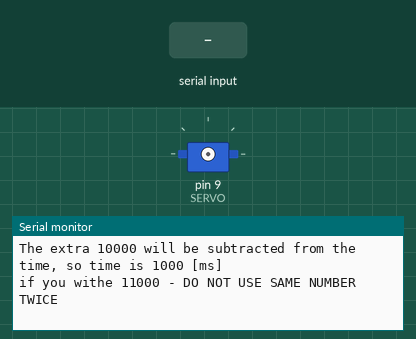
Simulated run of this sketch. Board: Arduino Uno, built with avr-gcc and run on an emulated ATmega328P. Parts: servo, the last lines printed to the serial monitor. Wiring (inferred from the names in the program): servo: signal pin 9. The inputs (shaded band) are chosen by the test bench. Servo pulses on a pin are drawn as a servo (544–2400 µs = 0–180°).

Above: at 1.4 s.
1.5 s: "90,45\n" received over Serial
At 2.7 s:
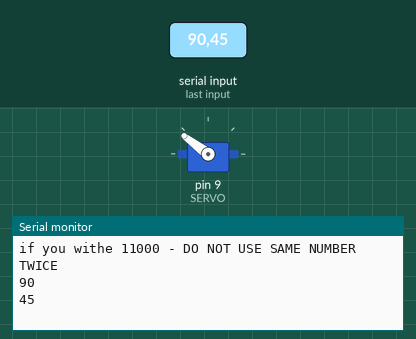
3.0 s: "30,150\n" received over Serial
At 4.4 s:
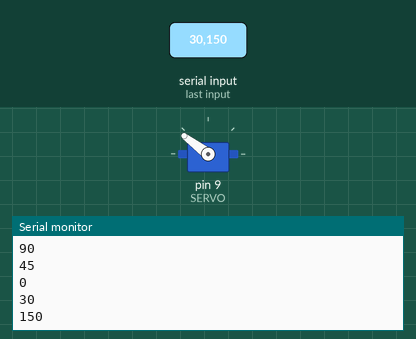
Timing chart, 0 to 6.0 s (numbered marks = the images above; inputs shaded):
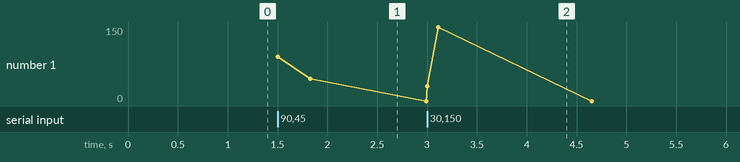

Measured:
- after the input at 1.5 s, the serial monitor: prints a new line at once (image 1)
- after the input at 3.0 s, the serial monitor: prints a new line at once (image 2)

The sketch:

Servo_360_cmd.ino
```cpp
#define SERVO 9
int rotations = 0;
int old_rotations = 0;
int pulseWidth = 2000;
int incomingByte=0;

/***************************************/
// SETUP
/***************************************/
void setup() {
    pinMode(SERVO,OUTPUT);
    digitalWrite(SERVO,LOW);
    //***********************************
    //Serial connection 9600 Baud
    //***********************************
    Serial.begin(9600);
    Serial.println("Ready");
    Serial.println("Give servo number of pulses e.g. ");
    Serial.println("100 for 100 pulses)");
    Serial.println("To ajust pulsewidth which determine the direction of rotation");
    Serial.println("set 11000[ms] for fast CCW or 12000[ms] for fast CW");
    Serial.println("The extra 10000 will be subtracted from the time, so time is 1000 [ms]");
    Serial.println("if you withe 11000 - DO NOT USE SAME NUMBER TWICE");

}

/***************************************/
// LOOP
/***************************************/
void loop() {
  // put your main code here, to run repeatedly:

  rotations = readSerial();

  // If user set number >10000 then time needs adjustment.
  if (rotations >10000)
  {
    pulseWidth= rotations - 10000; // Subtract 10000 to get the real new pulsewidth
    Serial.print("Time :");
    Serial.println(pulseWidth);
    old_rotations = rotations;
  }
  else if (rotations != old_rotations)
  {
    Serial.println(rotations);
    for(int i=0;i<rotations;i=i+1)
    {
      digitalWrite(SERVO,HIGH);
      delayMicroseconds(pulseWidth);
      digitalWrite(SERVO,LOW);
      delayMicroseconds(20000-pulseWidth);
    }
    old_rotations = rotations;
  }
}

//***********************************
// Read data from UART connection
//***********************************
int readSerial() {

  if (Serial.available() > 0) {
    // read the incoming byte:
    incomingByte = Serial.parseInt();
  }
  return incomingByte;
}
```
